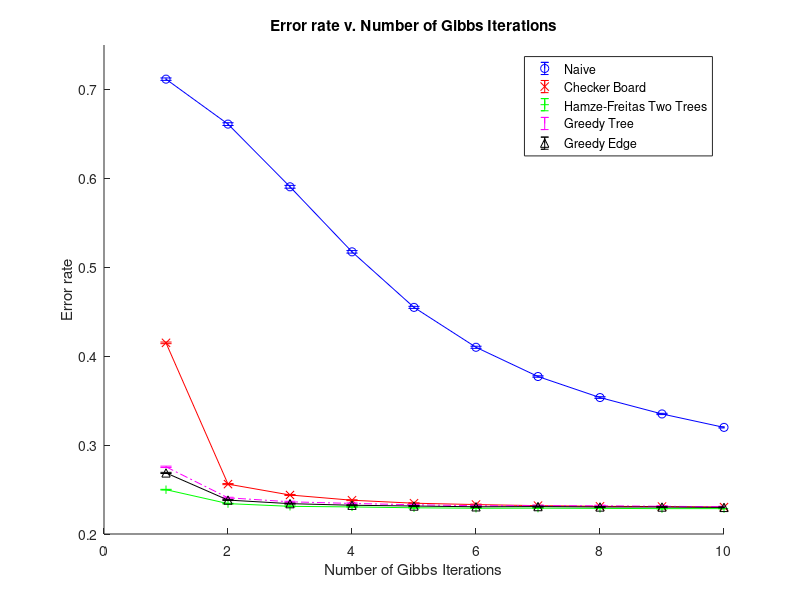

This chart was generated by the following MATLAB code:
groupNaive = dlmread('naive.mat');
groupCB = dlmread('cb.mat');
groupGT = dlmread('gt.mat');
groupGE = dlmread('ge.mat');
groupHF = dlmread('hf.mat');

figure;
hold on;
errorbar(mean(groupNaive), std(groupNaive)/sqrt(30), 'b-o');
errorbar(mean(groupCB), std(groupCB)/sqrt(30), 'r-x');
errorbar(mean(groupHF), std(groupHF)/sqrt(30), 'g-+');
errorbar(mean(groupGT), std(groupGT)/sqrt(30), 'm-.');
errorbar(mean(groupGE), std(groupGE)/sqrt(30), 'k-^');
%set(gca, 'Yscale', 'log');
ylim([0.2 0.75])
xlim([0 10])
xlabel('Number of Gibbs Iterations')
ylabel('Error rate')
title('Error rate v. Number of Gibbs Iterations')
legend('Naive', 'Checker Board', 'Hamze-Freitas Two Trees', 'Greedy Tree', 'Greedy Edge');


%figure;
%hold on;
%errorbar(mean(groupCB), std(groupCB)/sqrt(30), 'r-x');
%errorbar(mean(groupHF), std(groupHF)/sqrt(30), 'g-+');
%errorbar(mean(groupGT), std(groupGT)/sqrt(30), 'm-.');
%errorbar(mean(groupGE), std(groupGE)/sqrt(30), 'k-^');
%%set(gca, 'Yscale', 'log');
%ylim([0.2 0.45])
%xlim([0 10])
%legend('Checker Board', 'Hamze-Freitas Two Trees', 'Greedy Tree', 'Greedy Edge');
